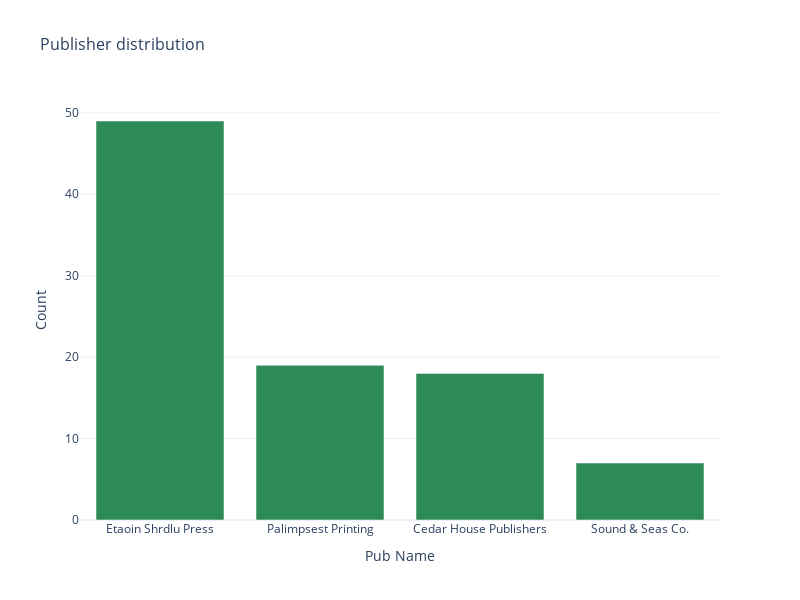

The notebook cell saved with this chart:
### Markdown cell above
### 4.2.2 Publisher distribution

### Code cell
create_vertical_bar_plot(sales_total, 'pub_name', 'Publisher distribution')

### Figure 1 — Plotly figure (JSON) as saved in the notebook; plotly's stock layout.template omitted (floating-point values rounded to 4 significant figures)
{"data": [{"hovertemplate": "Pub Name=%{x}<br>Count=%{y}<extra></extra>", "legendgroup": "", "marker": {"color": "seagreen", "pattern": {"shape": ""}}, "name": "", "orientation": "v", "showlegend": false, "textposition": "auto", "type": "bar", "x": ["Etaoin Shrdlu Press", "Palimpsest Printing", "Cedar House Publishers", "Sound & Seas Co."], "xaxis": "x", "y": [49, 19, 18, 7], "yaxis": "y"}], "layout": {"barmode": "relative", "height": 600, "legend": {"tracegroupgap": 0}, "title": {"font": {"size": 16}, "text": "Publisher distribution"}, "width": 800, "xaxis": {"anchor": "y", "domain": [0, 1], "title": {"text": "Pub Name"}}, "yaxis": {"anchor": "x", "domain": [0, 1], "title": {"text": "Count"}}}}
